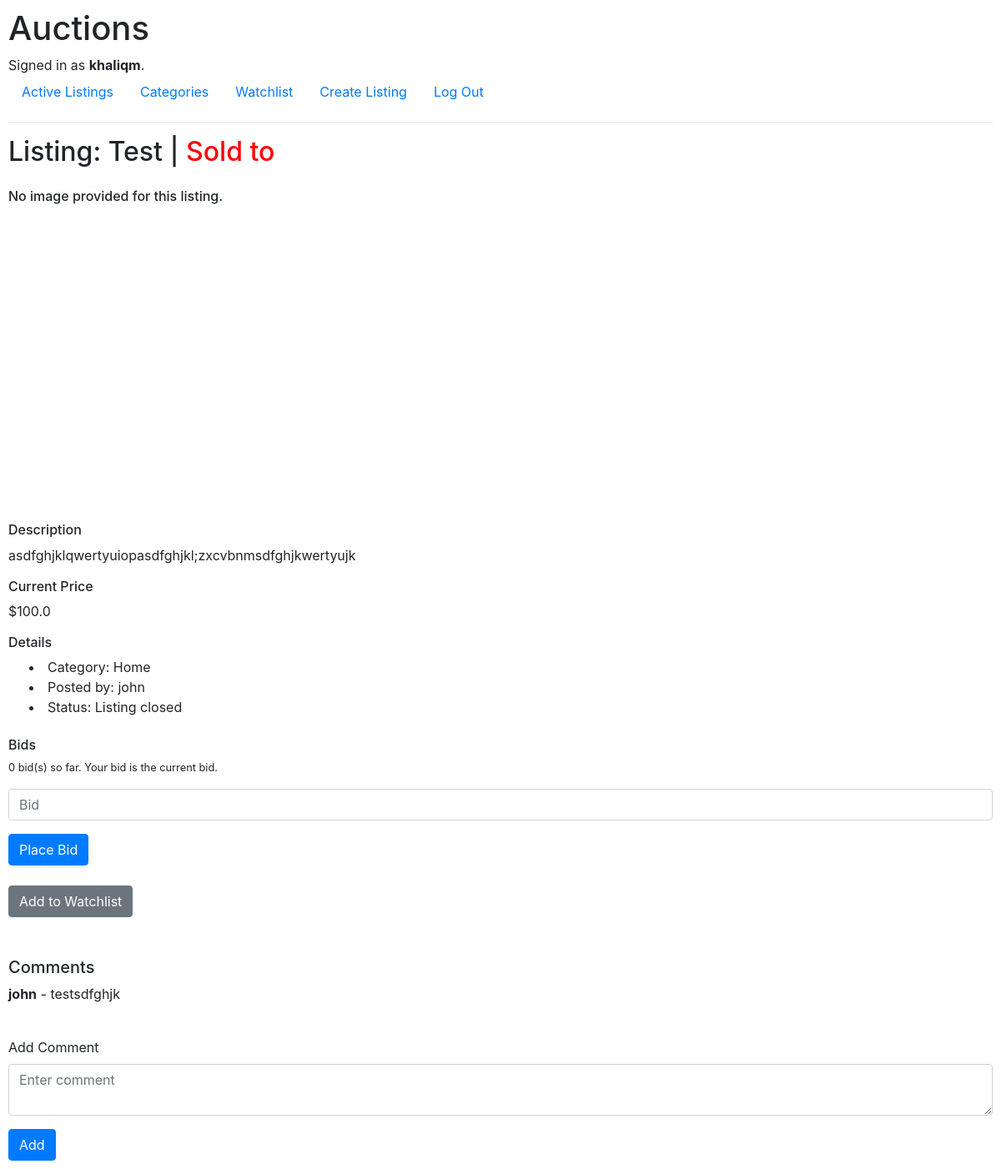
The app's page /listing/1 (signed in) with its own data.
### auctions/models.py (models this page shows, shortened)
class User(AbstractUser):
    pass

class Listing(models.Model):
    title = models.CharField(max_length=64)
    description = models.TextField()
    current_price = models.FloatField()
    url = models.TextField()
    category = models.ForeignKey(Category, on_delete=models.CASCADE)
    status = models.BooleanField()
    user = models.ForeignKey(User, on_delete=models.CASCADE)

class Category(models.Model):
    cat_name = models.CharField(max_length=64)
    img_name = models.CharField(max_length=64)

class Comment(models.Model):
    comment = models.TextField()
    user = models.ForeignKey(User, on_delete=models.CASCADE)
    listing = models.ForeignKey(Listing, on_delete=models.CASCADE)

### auctions/views.py (the view)
# urls.py: path("listing/<int:listing_id>", views.display_listing, name="display_listing"),
@login_required(login_url="login")
def display_listing(request, listing_id):
    listing = Listing.objects.get(pk=listing_id)
    watchlist = Watchlist.objects.filter(user=request.user)
    comments = Comment.objects.filter(listing=listing)
    bids = Bid.objects.filter(listing=listing)
    bid_winner = Bid.objects.filter(listing=listing)
    if bid_winner:
        winner = bid_winner.latest('amount')
    else:
        winner = None
    exists_in_watchlist = False
    for list in watchlist:
        if listing.id == list.listing.id:
            exists_in_watchlist = True
            break
        else:
            exists_in_watchlist = False
    return render(request, "auctions/listing.html", {
        "listing": listing,
        "exists_in_watchlist": exists_in_watchlist,
        "comments": comments,
        "total_bids": len(bids),
        "winner": winner
    })

### auctions/templates/auctions/listing.html (shortened to what this page needs)
{% extends "auctions/layout.html" %}
{% block body %}
    {% if listing.status == False %}
        <h2>Listing: {{ listing.title }} | <span style="color: red;">Sold to {{ winner.user.username }}</span></h2>
    {% else %}
        <h2>Listing: {{ listing.title }}</h2>
    {% endif %}
    <div class="big-img-div">
        {% if listing.url %}
            <img src="{{ listing.url }}" class="big-img">
        {% else %}
            <h6>No image provided for this listing.</h6>
        {% endif %}
    </div>
    <h6>Description</h6>
    <p>{{ listing.description }}</p>
    <h6>Current Price</h6>
    <p>${{ listing.current_price }}</p>
    <h6>Details</h6>
    <li class="indent">Category: {{ listing.category.cat_name }}</li>
    <li class="indent">Posted by: {{ listing.user.username }}</li>
    {% if listing.status == True %}
        <li class="indent">Status: Listing active</li>
    {% else %}
        <li class="indent">Status: Listing closed</li>
    {% endif %}
    <br>
    <h6>Bids</h6>
    <form action="{% url 'place_bid' %}" method="post">
        <p style="font-size: 80%;">{{ total_bids }} bid(s) so far. Your bid is the current bid.</p>
        <div class="form-group">
            <input type="text" placeholder="Bid" name="bid_amount" class="form-control" required>
        </div>
        <input type="submit" value="Place Bid" class="btn btn-primary">
    </form>
    <br>
    {% if not exists_in_watchlist %}
        <form action="{% url 'watchlist' %}" method="post">
            <input type="submit" value="Add to Watchlist" class="btn btn-secondary">
        </form>
    {% else %}
        <form action="{% url 'remove_from_watchlist' %}" method="post">
            {% csrf_token %}
            <input type="submit" value="Remove From Watchlist" class="btn btn-secondary">
            <input type="hidden" value="{{ listing.id }}" name="listing_id">
        </form>
    {% endif %}
    <br>
    <br>
    <h5>Comments</h5>
    {% for comment in comments %}
        <div>
            <p><span style="font-weight: bold;">{{ comment.user.username }}</span> - {{ comment.comment }}</p>
        </div>
    {% empty %}
        <p>No comments yet.</p>
    {% endfor %}
    <br>
    <form action="{% url 'add_comment' %}" method="post">
        <div class="form-group">
            <label>Add Comment</label>
            <textarea name="comment" placeholder="Enter comment" class="form-control" required></textarea>
        </div>
        <input type="submit" value="Add" class="btn btn-primary">
    </form>
{% endblock %}

### auctions/templates/auctions/layout.html (shortened to what this page needs)
{% load static %}
<!DOCTYPE html>
<html lang="en">
    <head>
        <link rel="stylesheet" href="https://stackpath.bootstrapcdn.com/bootstrap/4.4.1/css/bootstrap.min.css">
        <link href="{% static 'auctions/styles.css' %}" rel="stylesheet">
    </head>
    <body>
        <h1>Auctions</h1>
        <div>
            {% if user.is_authenticated %}
                Signed in as <strong>{{ user.username }}</strong>.
            {% else %}
                Not signed in.
            {% endif %}
        </div>
        <ul class="nav">
            {% if user.is_authenticated %}
                <li class="nav-item">
                    <a class="nav-link" href="{% url 'index' %}">Active Listings</a>
                </li>
                <li class="nav-item">
                    <a class="nav-link" href="{% url 'categories' %}">Categories</a>
                </li>
                <li class="nav-item">
                    <a class="nav-link" href="{% url 'watchlist' %}">Watchlist</a>
                </li>
                <li class="nav-item">
                    <a class="nav-link" href="{% url 'create_listing' %}">Create Listing</a>
                </li>
                <li class="nav-item">
                    <a class="nav-link" href="{% url 'logout' %}">Log Out</a>
                </li>
            {% endif %}
        </ul>
        <hr>
        {% block body %}
        {% endblock %}
    </body>
</html>

### auctions/static/auctions/styles.css (style rules this page uses)
body { padding: 10px; }
.indent { margin-left: 25px; }
.big-img-div { margin-top: 25px; height: 400px; }

### records on screen
User: username "khaliqm"
Listing: title "Test", description "asdfghjklqwertyuiopasdfghjkl;zxcvbnmsdfghjkwertyujk", current_price "100.0", category.cat_name "Home", user.username "john"
Comment: user.username "john", comment "testsdfghjk"

### other values on screen
{{ total_bids }} "0"
